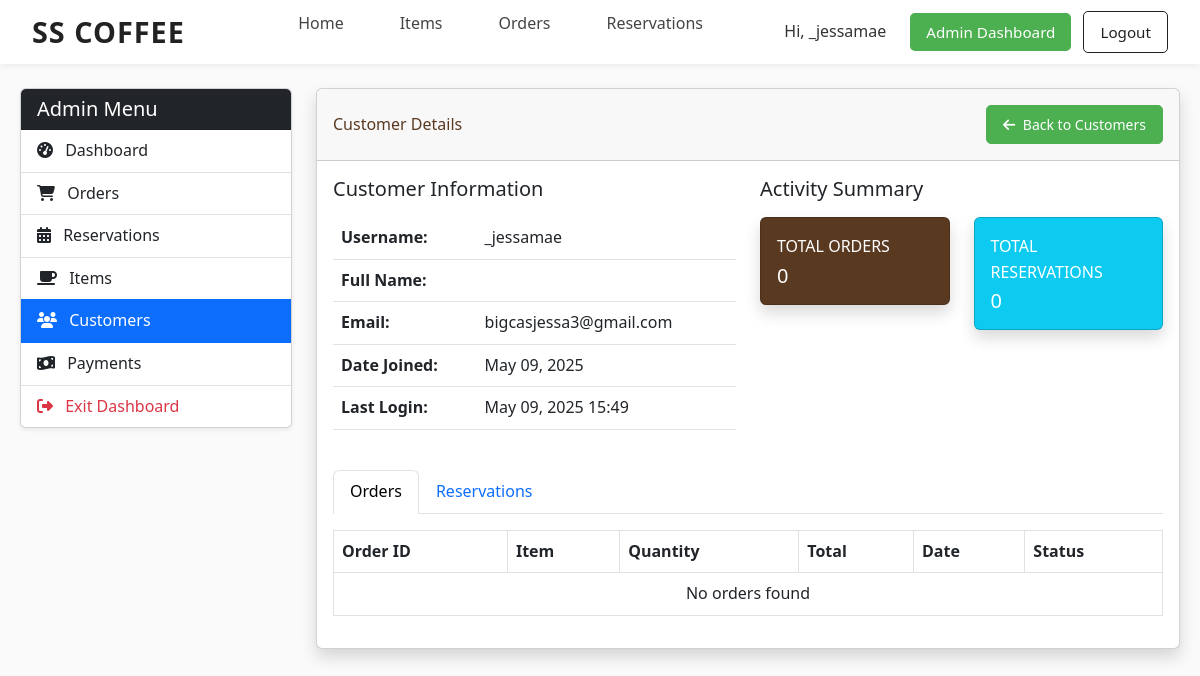
/admin-dashboard/customers/8/ (signed in), run on an earlier commit of the app's database.
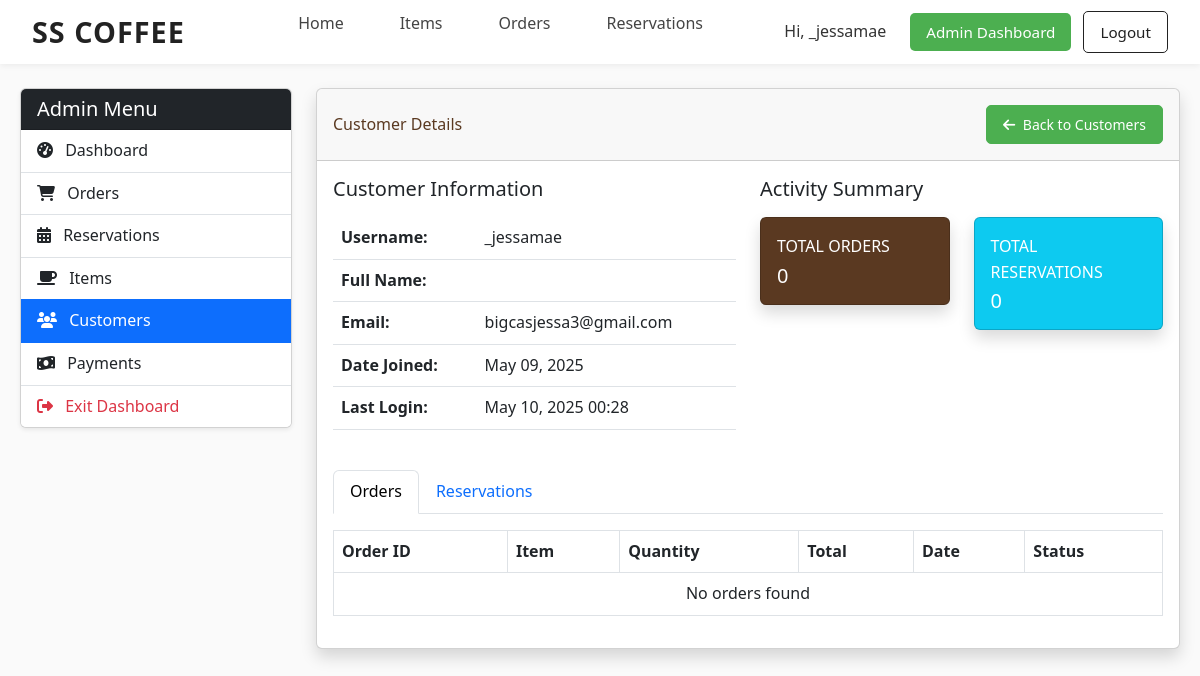
And on a later commit of the database.
### core/models.py (models this page shows)
class CustomUser(AbstractUser):
    pass

### core/views.py (the view)
# urls.py: path('admin-dashboard/customers/<int:customer_id>/', views.admin_customer_detail, name='admin_customer_detail'),
@user_passes_test(is_admin)
def admin_customer_detail(request, customer_id):
    customer = get_object_or_404(CustomUser, id=customer_id)
    orders = Order.objects.filter(customer=customer).order_by('-order_date', '-order_time')
    reservations = Reservation.objects.filter(customer=customer).order_by('-reservation_date', '-reservation_time')
    context = {
        'customer': customer,
        'orders': orders,
        'reservations': reservations,
    }
    return render(request, 'admin/customer_detail.html', context)

### core/views.py (called while the page is built)
def is_admin(user):
    return user.is_authenticated and (user.is_staff or user.is_superuser)

### core/templates/admin/customer_detail.html (shortened to what this page needs)
{% extends 'base.html' %}
{% load static %}
{% block content %}
<div class="container-fluid mt-4">
    <div class="row">
        <div class="col-md-3">
            <div class="card shadow-sm mb-4">
                <div class="card-header bg-dark text-white">
                    <h5 class="mb-0">Admin Menu</h5>
                </div>
                <div class="list-group list-group-flush">
                    <a href="{% url 'admin_dashboard' %}" class="list-group-item list-group-item-action">
                        <i class="fas fa-tachometer-alt me-2"></i> Dashboard
                    </a>
                    <a href="{% url 'admin_orders' %}" class="list-group-item list-group-item-action">
                        <i class="fas fa-shopping-cart me-2"></i> Orders
                    </a>
                    <a href="{% url 'admin_reservations' %}" class="list-group-item list-group-item-action">
                        <i class="fas fa-calendar-alt me-2"></i> Reservations
                    </a>
                    <a href="{% url 'admin_items' %}" class="list-group-item list-group-item-action">
                        <i class="fas fa-coffee me-2"></i> Items
                    </a>
                    <a href="{% url 'admin_customers' %}" class="list-group-item list-group-item-action active">
                        <i class="fas fa-users me-2"></i> Customers
                    </a>
                    <a href="{% url 'admin_payments' %}" class="list-group-item list-group-item-action">
                        <i class="fas fa-money-bill-wave me-2"></i> Payments
                    </a>
                    <a href="{% url 'home' %}" class="list-group-item list-group-item-action text-danger">
                        <i class="fas fa-sign-out-alt me-2"></i> Exit Dashboard
                    </a>
                </div>
            </div>
        </div>
        <div class="col-md-9">
            <div class="card shadow mb-4">
                <div class="card-header py-3 d-flex flex-row align-items-center justify-content-between">
                    <h6 class="m-0 font-weight-bold text-primary">Customer Details</h6>
                    <a href="{% url 'admin_customers' %}" class="btn btn-sm btn-secondary">
                        <i class="fas fa-arrow-left me-1"></i> Back to Customers
                    </a>
                </div>
                <div class="card-body">
                    <div class="row">
                        <div class="col-md-6">
                            <h5 class="mb-3">Customer Information</h5>
                            <table class="table">
                                <tr>
                                    <th>Username:</th>
                                    <td>{{ customer.username }}</td>
                                </tr>
                                <tr>
                                    <th>Full Name:</th>
                                    <td>{{ customer.get_full_name }}</td>
                                </tr>
                                <tr>
                                    <th>Email:</th>
                                    <td>{{ customer.email }}</td>
                                </tr>
                                <tr>
                                    <th>Date Joined:</th>
                                    <td>{{ customer.date_joined|date:"F d, Y" }}</td>
                                </tr>
                                <tr>
                                    <th>Last Login:</th>
                                    <td>{{ customer.last_login|date:"F d, Y H:i" }}</td>
                                </tr>
                            </table>
                        </div>
                        <div class="col-md-6">
                            <h5 class="mb-3">Activity Summary</h5>
                            <div class="row">
                                <div class="col-md-6 mb-4">
                                    <div class="card bg-primary text-white shadow">
                                        <div class="card-body">
                                            <div class="text-xs font-weight-bold text-uppercase mb-1">Total Orders</div>
                                            <div class="h5 mb-0 font-weight-bold">{{ orders.count }}</div>
                                        </div>
                                    </div>
                                </div>
                                <div class="col-md-6 mb-4">
                                    <div class="card bg-info text-white shadow">
                                        <div class="card-body">
                                            <div class="text-xs font-weight-bold text-uppercase mb-1">Total Reservations</div>
                                            <div class="h5 mb-0 font-weight-bold">{{ reservations.count }}</div>
                                        </div>
                                    </div>
                                </div>
                            </div>
                        </div>
                    </div>
                    <div class="row mt-4">
                        <div class="col-md-12">
                            <ul class="nav nav-tabs" id="customerTabs" role="tablist">
                                <li class="nav-item" role="presentation">
                                    <button class="nav-link active" id="orders-tab" data-bs-toggle="tab" data-bs-target="#orders" type="button" role="tab" aria-controls="orders" aria-selected="true">Orders</button>
                                </li>
                                <li class="nav-item" role="presentation">
                                    <button class="nav-link" id="reservations-tab" data-bs-toggle="tab" data-bs-target="#reservations" type="button" role="tab" aria-controls="reservations" aria-selected="false">Reservations</button>
                                </li>
                            </ul>
                            <div class="tab-content" id="customerTabsContent">
                                <div class="tab-pane fade show active" id="orders" role="tabpanel" aria-labelledby="orders-tab">
                                    <div class="table-responsive mt-3">
                                        <table class="table table-bordered">
                                            <thead>
                                                <tr>
                                                    <th>Order ID</th>
                                                    <th>Item</th>
                                                    <th>Quantity</th>
                                                    <th>Total</th>
                                                    <th>Date</th>
                                                    <th>Status</th>
                                                </tr>
                                            </thead>
                                            <tbody>
                                                {% for order in orders %}
                                                <tr>
                                                    <td>{{ order.id }}</td>
                                                    <td>{{ order.item.name }}</td>
                                                    <td>{{ order.quantity }}</td>
                                                    <td>${{ order.get_total }}</td>
                                                    <td>{{ order.order_date }}</td>
                                                    <td>
                                                        {% if order.status == 'pending' %}
                                                        <span class="badge bg-warning">Pending</span>
                                                        {% elif order.status == 'confirmed' %}
                                                        <span class="badge bg-success">Confirmed</span>
                                                        {% elif order.status == 'cancelled' %}
                                                        <span class="badge bg-danger">Cancelled</span>
                                                        {% endif %}
                                                    </td>
                                                </tr>
                                                {% empty %}
                                                <tr>
                                                    <td colspan="6" class="text-center">No orders found</td>
                                                </tr>
                                                {% endfor %}
                                            </tbody>
                                        </table>
                                    </div>
                                </div>
                            </div>
                        </div>
                    </div>
                </div>
            </div>
        </div>
    </div>
</div>
{% endblock %}

### core/templates/base.html (shortened to what this page needs)
<!DOCTYPE html>
{% load static %}
<html lang="en">
<head>
  <link href="https://cdn.jsdelivr.net/npm/bootstrap@5.3.0/dist/css/bootstrap.min.css" rel="stylesheet">
  <link rel="stylesheet" href="https://cdnjs.cloudflare.com/ajax/libs/font-awesome/6.4.0/css/all.min.css">
  <link rel="stylesheet" href="{% static 'css/global.css' %}">
</head>
<body>
  {% include 'navbar.html' %}
  {% block content %}{% endblock %}
</body>
</html>

### core/templates/navbar.html (shortened to what this page needs)
{% load static %}
<nav class="navbar">
  <div class="logo"><a href="{% url 'home' %}">SS Coffee</a></div>
  <ul class="nav-links">
    <li><a href="{% url 'home' %}">Home</a></li>
    <li><a href="{% url 'items' %}">Items</a></li>
    <li><a href="{% url 'orders' %}">Orders</a></li>
    <li><a href="{% url 'reservations' %}">Reservations</a></li>
  </ul>
  <div class="auth-buttons">
    {% if request.user.is_authenticated %}
      <span class="welcome">Hi, {{ request.user.username }}</span>
      {% if request.user.is_staff or request.user.is_superuser %}
        <a href="{% url 'admin_dashboard' %}" class="btn" style="background-color: #4CAF50; color: white; border: none;">Admin Dashboard</a>
      {% endif %}
      <a href="{% url 'logout' %}" class="logout-btn">Logout</a>
    {% else %}
      <button type="button" class="btn login-btn">Login</button>
      <button type="button" class="btn register-btn">Register</button>
    {% endif %}
  </div>
</nav>

### core/static/css/global.css (style rules this page uses)
:root { --primary-color: #5a3921; --primary-light: #8c6d4f; --primary-dark: #3e2816; --secondary-color: #4CAF50; --secondary-light: #80e27e; --secondary-dark: #087f23; --text-dark: #333333; --text-light: #ffffff; --background-light: #f8f9fa; --background-card: #ffffff; --border-color: #e0e0e0; --danger-color: #dc3545; --warning-color: #ffc107; --info-color: #17a2b8; }
body { font-family: 'Poppins', 'Segoe UI', Tahoma, Geneva, Verdana, sans-serif; background-color: var(--background-light); color: var(--text-dark); line-height: 1.6; margin: 0; padding: 0; }
a { color: var(--primary-color); text-decoration: none; transition: color 0.3s ease; }
.container, .container-fluid { padding: 0 20px; }
.text-primary { color: var(--primary-color) !important; }
.bg-primary { background-color: var(--primary-color) !important; }
.btn { padding: 8px 16px; border-radius: 5px; font-weight: 500; transition: all 0.3s ease; }
.btn-secondary { background-color: var(--secondary-color); border-color: var(--secondary-color); color: var(--text-light); }

### core/templates/navbar.html (style rules this page uses)
* { box-sizing: border-box; margin: 0; padding: 0; }
body { font-family: 'Segoe UI', Tahoma, Geneva, Verdana, sans-serif; background-color: #fafafa; color: #333; line-height: 1.6; }
a { color: inherit; text-decoration: none; }
.navbar { display: flex; align-items: center; justify-content: space-between; background: #ffffff; padding: 0 2rem; height: 64px; box-shadow: 0 2px 6px rgba(0, 0, 0, 0.06); position: sticky; top: 0; z-index: 1000; }
.navbar .logo a { font-size: 1.8rem; font-weight: 700; color: #222; text-transform: uppercase; letter-spacing: 1px; }
.navbar .nav-links { list-style: none; display: flex; gap: 1.5rem; }
.navbar .nav-links li { display: flex; align-items: center; }
.navbar .nav-links a { font-size: 1rem; font-weight: 500; color: #444; padding: 0.5rem 1rem; border-radius: 6px; transition: background-color 0.3s ease; }
.auth-buttons { display: flex; align-items: center; gap: 0.75rem; }
.auth-buttons .btn, .auth-buttons .logout-btn { font-size: 0.95rem; padding: 0.5rem 1rem; border-radius: 5px; border: 1px solid #222; background: transparent; color: #222; cursor: pointer; transition: background 0.2s ease; }
.auth-buttons .welcome { font-weight: 500; color: #333; margin-right: 0.75rem; }
.text-center { text-align: center !important; }
.mt-3 { margin-top: 1rem !important; }

What changed in the data, as far as the page shows it:
changed CustomUser "_jessamae": last_login "May 09, 2025 15:49" → "May 10, 2025 00:28"
